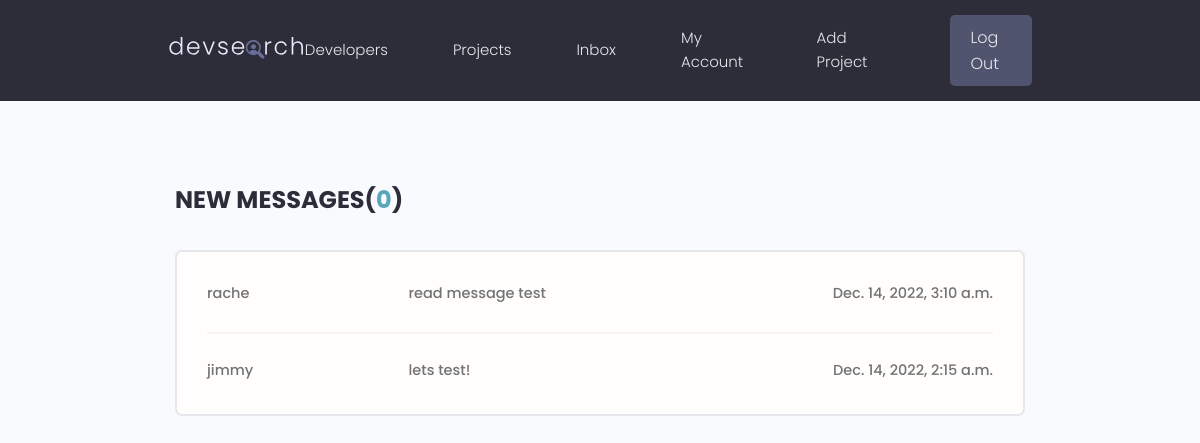
/inbox/ (signed in), run on the app's committed database.
### users/models.py (models this page shows, shortened)
class Message(models.Model):
    sender = models.ForeignKey(
        Profile, on_delete=models.SET_NULL, null=True, blank=True
    )
    recipient = models.ForeignKey(
        Profile,
        on_delete=models.SET_NULL,
        null=True,
        blank=True,
        related_name="messages",
    )
    name = models.CharField(max_length=200, null=True, blank=True)
    email = models.EmailField(max_length=200, null=True, blank=True)
    subject = models.CharField(max_length=200, null=True, blank=True)
    body = models.TextField()
    is_read = models.BooleanField(default=False)
    created = models.DateTimeField(auto_now_add=True)
    id = models.UUIDField(
        default=uuid.uuid4, unique=True, primary_key=True, editable=False
    )
    class Meta:
        ordering = [
            "is_read",
            "-created",
        ]

### users/views.py (the view)
# urls.py: path("inbox/", views.Inbox, name="inbox"),
@login_required(login_url="login")
def Inbox(requests):
    profile = requests.user.profile
    messageRequests = profile.messages.all()
    read_messages = profile.messages.filter(is_read=True)
    unread_messages = profile.messages.filter(is_read=False)
    unread_count = messageRequests.filter(is_read=False).count()
    context = {
        "messageRequests": messageRequests,
        "unread_count": unread_count,
        "unread_messages": unread_messages,
        "read_messages": read_messages,
    }
    return render(requests, "users/inbox.html", context)

### users/templates/users/inbox.html (shortened to what this page needs)
{% extends 'main.html' %}
{% block content %}
<main class="inbox my-xl">
    <div class="content-box">
      <h3 class="inbox__title">New Messages(<span>{{unread_count}}</span>)</h3>
      <ul class="messages">
        {% for message in read_messages %}
        <li class="message">
            <a href="{% url 'message' message.id %}">
              <span class="message__author">{{message.name}}</span>
              <span class="message__subject">{{message.subject}}</span>
              <span class="message__date">{{message.created}}</span>
            </a>
          </li>
        {% endfor %}
      </ul>
    </div>
  </main>
{% endblock %}

### static/styles/app.css (style rules this page uses)
:root { --color-sub: #2d2d39; }
.content-box { width: 95%; max-width: 85rem; margin: 0 auto; }
.inbox { height: 90vh; }
.inbox__title, .inbox__title span { font-size: 2.4rem; font-weight: 700; color: var(--color-sub); text-transform: uppercase; text-align: left; margin-bottom: 3rem; }
.inbox__title span { color: var(--color-main); }
.messages { list-style: none; background: var(--color-white); padding: 0.5rem 3rem; border: 2px solid var(--color-light); border-radius: 0.7rem; }
.message { padding: 2.5rem 0; }
.message>a span { font-size: 1.45rem; font-weight: 500; }
.message:not(:last-child) { border-bottom: 2px solid var(--color-white-light); }
.message>a { display: flex; gap: 1rem; }
.message__author, .message__date { flex-basis: 25%; }
.message__subject { flex-basis: 50%; }
.message__date { text-align: right; }

### static/uikit/styles/modules/_variables.css (style rules this page uses)
:root { --color-main: #5aa5b9; --color-main-light: #e6faff; --color-sub: #3f4156; --color-sub-light: #51546e; --color-sub-lighter: #ededfd; --color-text: #737373; --color-gray: #8b8b8b; --color-light: #e5e7eb; --color-light-gray: #767676; --color-bg: #f8fafd; --color-white: #fffefd; --color-white-light: #f3f3f3; --color-success: #359e64; --color-success-bg: #def8e8; --color-error: #fc4b0b; --color-error-bg: #fff2ee; --font-base: 'Poppins', arial, helvetica, 'Segoe UI', roboto, ubuntu, sans-serif; --font-monospace: 'Fira Code', 'Courier New', courier, monospace; --font-regular: 300; --font-medium: 500; --font-bold: 700; --generic-shadow: 1px 1px 5px #00000010; --generic-transition: all 0.3s ease-in-out; }

### static/uikit/styles/modules/_base.css (style rules this page uses)
* { margin: 0; padding: 0; box-sizing: border-box; text-rendering: optimizeLegibility; color: inherit; font-size: inherit; }
html { font-size: 50%; }
@media only screen and (min-width: 480px) { html { font-size: 56.25%; } }
@media only screen and (min-width: 1200px) { html { font-size: 62.5%; } }
body { line-height: 1.6; font-weight: 400; font-size: 1.5rem; color: var(--color-text); background-color: var(--color-bg); min-height: 100vh; }

### static/uikit/styles/modules/_typography.css (style rules this page uses)
* { font-family: var(--font-base); }
h3 { font-size: 3.2rem; font-weight: var(--font-medium); }
p, span, strong { font-size: 1.6rem; color: var(--color-text); font-weight: var(--font-regular); }
a { padding-bottom: 2px; text-decoration: none; display: inline-block; color: var(--color-main); font-weight: var(--font-medium); }

### static/uikit/styles/modules/_utilities.css (style rules this page uses)
.my-xl { margin: 8rem auto; }

### data on the page
Message: name "rache", subject "read message test", created "Dec. 14, 2022, 3:10 a.m."
Message: name "jimmy", subject "lets test!", created "Dec. 14, 2022, 2:15 a.m."

### other printed values
{{ unread_count }} "0"
